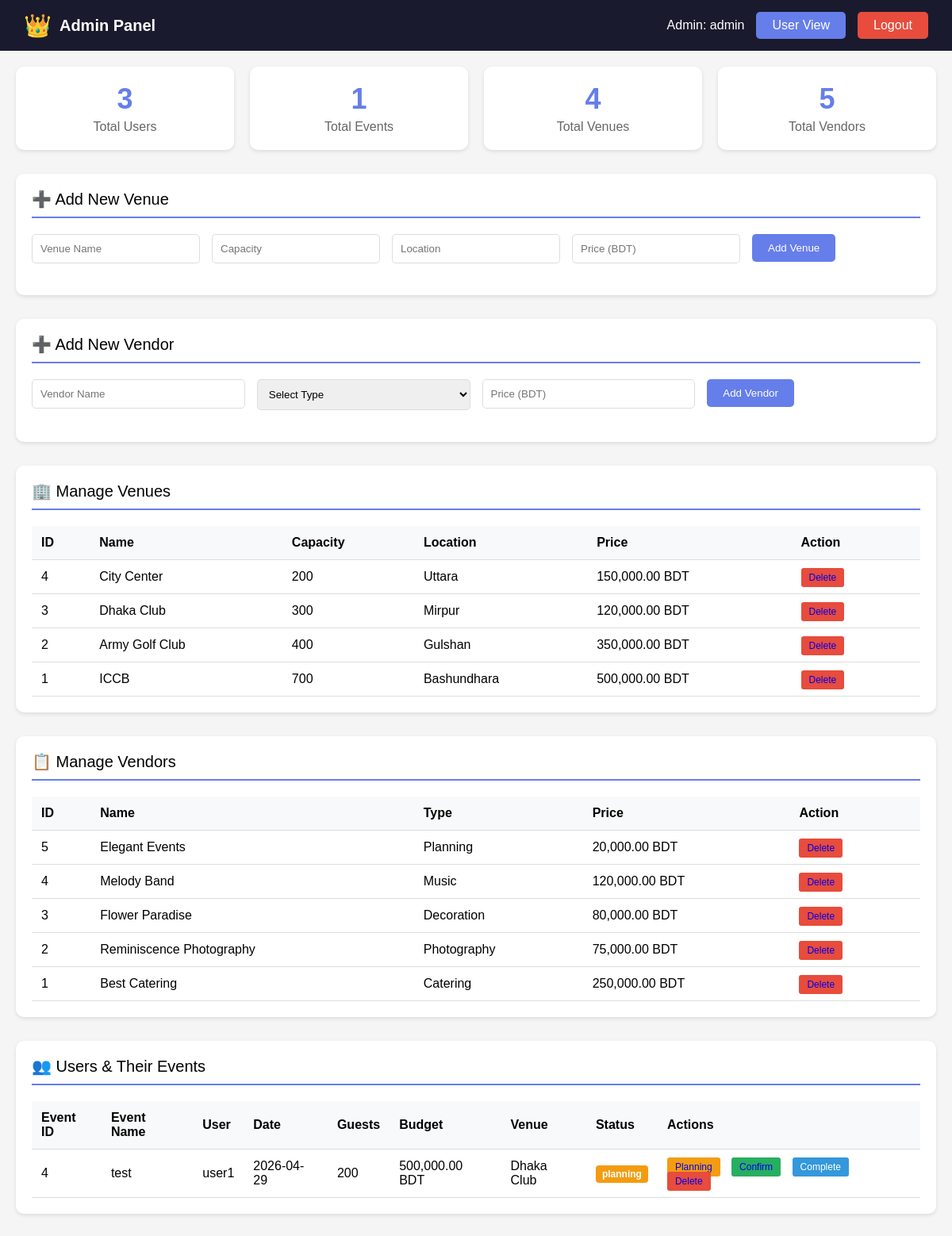
Page /admin_dashboard.php (signed in) on the committed database.
### tables this page shows
CREATE TABLE `venues` (
  `venue_id` int(11) NOT NULL,
  `venue_name` varchar(200) NOT NULL,
  `capacity` int(11) NOT NULL,
  `location` varchar(255) NOT NULL,
  `price` decimal(10,2) DEFAULT 0.00
);

CREATE TABLE `vendors` (
  `vendor_id` int(11) NOT NULL,
  `vendor_name` varchar(200) NOT NULL,
  `vendor_type` varchar(100) NOT NULL,
  `price` decimal(10,2) DEFAULT 0.00
);

CREATE TABLE `events` (
  `event_id` int(11) NOT NULL,
  `user_id` int(11) NOT NULL,
  `event_name` varchar(200) NOT NULL,
  `event_date` date NOT NULL,
  `no_of_guests` int(11) DEFAULT 0,
  `budget` decimal(10,2) DEFAULT 0.00,
  `venue_id` int(11) DEFAULT NULL,
  `created_at` timestamp NOT NULL DEFAULT current_timestamp()
);

CREATE TABLE `users` (
  `user_id` int(11) NOT NULL,
  `username` varchar(50) NOT NULL,
  `email` varchar(100) NOT NULL,
  `password` varchar(255) NOT NULL,
  `created_at` timestamp NOT NULL DEFAULT current_timestamp(),
  `role` varchar(20) DEFAULT 'user'
);

### admin_dashboard.php (the view, shortened to what this page needs)
<?php
require_once 'config.php';
$users = $pdo->query("SELECT * FROM users ORDER BY user_id DESC")->fetchAll();
$events = $pdo->query("SELECT e.*, u.username, v.venue_name
                       FROM events e
                       LEFT JOIN users u ON e.user_id = u.user_id
                       LEFT JOIN venues v ON e.venue_id = v.venue_id
                       ORDER BY e.event_id DESC")->fetchAll();
$venues = $pdo->query("SELECT * FROM venues ORDER BY venue_id DESC")->fetchAll();
$vendors = $pdo->query("SELECT * FROM vendors ORDER BY vendor_id DESC")->fetchAll();
$total_users = count($users);
$total_events = count($events);
$total_venues = count($venues);
$total_vendors = count($vendors);
?>
<!DOCTYPE html>
<html>
<head>
</head>
<body>
    <div class="header">
        <div class="logo-area">
            <a href="admin_dashboard.php">
                <div class="logo-icon">👑</div>
                <div class="logo-text">Admin Panel</div>
            </a>
        </div>
        <div class="user-info">
            Admin: <?php echo $_SESSION['username']; ?>
            <a href="dashboard.php" class="logout-btn" style="background: #667eea;">User View</a>
            <a href="logout.php" class="logout-btn">Logout</a>
        </div>
    </div>
    <div class="container">
        <div class="stats-grid">
            <div class="stat-card">
                <div class="stat-number"><?php echo $total_users; ?></div>
                <div class="stat-label">Total Users</div>
            </div>
            <div class="stat-card">
                <div class="stat-number"><?php echo $total_events; ?></div>
                <div class="stat-label">Total Events</div>
            </div>
            <div class="stat-card">
                <div class="stat-number"><?php echo $total_venues; ?></div>
                <div class="stat-label">Total Venues</div>
            </div>
            <div class="stat-card">
                <div class="stat-number"><?php echo $total_vendors; ?></div>
                <div class="stat-label">Total Vendors</div>
            </div>
        </div>
        <div class="section">
            <div class="section-title">
                <span>➕ Add New Venue</span>
            </div>
            <form method="POST" class="form-grid">
                <div class="form-group">
                    <input type="text" name="venue_name" placeholder="Venue Name" required>
                </div>
                <div class="form-group">
                    <input type="number" name="capacity" placeholder="Capacity" required>
                </div>
                <div class="form-group">
                    <input type="text" name="location" placeholder="Location" required>
                </div>
                <div class="form-group">
                    <input type="number" name="price" placeholder="Price (BDT)" required>
                </div>
                <div class="form-group">
                    <button type="submit" name="add_venue" class="btn">Add Venue</button>
                </div>
            </form>
        </div>
        <div class="section">
            <div class="section-title">
                <span>➕ Add New Vendor</span>
            </div>
            <form method="POST" class="form-grid">
                <div class="form-group">
                    <input type="text" name="vendor_name" placeholder="Vendor Name" required>
                </div>
                <div class="form-group">
                    <select name="vendor_type" required>
                        <option value="">Select Type</option>
                    </select>
                </div>
                <div class="form-group">
                    <input type="number" name="price" placeholder="Price (BDT)" required>
                </div>
                <div class="form-group">
                    <button type="submit" name="add_vendor" class="btn">Add Vendor</button>
                </div>
            </form>
        </div>
        <div class="section">
            <div class="section-title">
                <span>🏢 Manage Venues</span>
            </div>
            <table>
                <thead>
                    <tr><th>ID</th><th>Name</th><th>Capacity</th><th>Location</th><th>Price</th><th>Action</th></tr>
                </thead>
                <tbody>
                    <?php foreach($venues as $venue): ?>
                    <tr>
                        <td><?php echo $venue['venue_id']; ?></td>
                        <td><?php echo htmlspecialchars($venue['venue_name']); ?></td>
                        <td><?php echo $venue['capacity']; ?></td>
                        <td><?php echo $venue['location']; ?></td>
                        <td><?php echo number_format($venue['price'], 2); ?> BDT</td>
                        <td class="action-links">
                            <a href="?delete_venue=<?php echo $venue['venue_id']; ?>" class="btn-small btn-danger" onclick="return confirm('Delete this venue?')">Delete</a>
                        </td>
                    </tr>
                    <?php endforeach; ?>
                </tbody>
            </table>
        </div>
        <div class="section">
            <div class="section-title">
                <span>📋 Manage Vendors</span>
            </div>
            <table>
                <thead>
                    <tr><th>ID</th><th>Name</th><th>Type</th><th>Price</th><th>Action</th></tr>
                </thead>
                <tbody>
                    <?php foreach($vendors as $vendor): ?>
                    <tr>
                        <td><?php echo $vendor['vendor_id']; ?></td>
                        <td><?php echo htmlspecialchars($vendor['vendor_name']); ?></td>
                        <td><?php echo $vendor['vendor_type']; ?></td>
                        <td><?php echo number_format($vendor['price'], 2); ?> BDT</td>
                        <td class="action-links">
                            <a href="?delete_vendor=<?php echo $vendor['vendor_id']; ?>" class="btn-small btn-danger" onclick="return confirm('Delete this vendor?')">Delete</a>
                        </td>
                    </tr>
                    <?php endforeach; ?>
                </tbody>
            </table>
        </div>
        <div class="section">
            <div class="section-title">
                <span>👥 Users & Their Events</span>
            </div>
            <table>
                <thead>
                    <tr>
                        <th>Event ID</th><th>Event Name</th><th>User</th><th>Date</th><th>Guests</th><th>Budget</th><th>Venue</th><th>Status</th><th>Actions</th>
                    </tr>
                </thead>
                <tbody>
                    <?php foreach($events as $event): ?>
                    <tr>
                        <td><?php echo $event['event_id']; ?></td>
                        <td><?php echo htmlspecialchars($event['event_name']); ?></td>
                        <td><?php echo $event['username']; ?></td>
                        <td><?php echo $event['event_date']; ?></td>
                        <td><?php echo $event['no_of_guests']; ?></td>
                        <td><?php echo number_format($event['budget'], 2); ?> BDT</td>
                        <td><?php echo $event['venue_name'] ?? 'Not selected'; ?></td>
                        <td>
                            <span class="status status-<?php echo $event['status'] ?? 'planning'; ?>">
                                <?php echo $event['status'] ?? 'planning'; ?>
                            </span>
                        </td>
                        <td class="action-links">
                            <a href="?update_status=<?php echo $event['event_id']; ?>&status=planning" class="btn-small btn-warning">Planning</a>
                            <a href="?update_status=<?php echo $event['event_id']; ?>&status=confirmed" class="btn-small btn-success">Confirm</a>
                            <a href="?update_status=<?php echo $event['event_id']; ?>&status=completed" class="btn-small" style="background:#3498db;color:white;">Complete</a>
                            <a href="?delete_event=<?php echo $event['event_id']; ?>" class="btn-small btn-danger" onclick="return confirm('Delete this event?')">Delete</a>
                        </td>
                    </tr>
                    <?php endforeach; ?>
                </tbody>
            </table>
        </div>
    </div>
</body>
</html>

### admin_dashboard.php (style rules this page uses)
* { margin: 0; padding: 0; box-sizing: border-box; }
body { font-family: Arial; background: #f5f5f5; }
.header { background: #1a1a2e; color: white; padding: 15px 30px; display: flex; justify-content: space-between; align-items: center; }
.logo-area { display: flex; align-items: center; gap: 15px; }
.logo-icon { font-size: 28px; }
.logo-text { font-size: 20px; font-weight: bold; }
.logo-area a { text-decoration: none; color: white; display: flex; align-items: center; gap: 10px; }
.user-info { display: flex; align-items: center; gap: 15px; }
.logout-btn { background: #e74c3c; color: white; text-decoration: none; padding: 8px 20px; border-radius: 5px; }
.container { max-width: 1400px; margin: 20px auto; padding: 0 20px; }
.stats-grid { display: grid; grid-template-columns: repeat(4, 1fr); gap: 20px; margin-bottom: 30px; }
.stat-card { background: white; padding: 20px; border-radius: 10px; text-align: center; box-shadow: 0 2px 5px rgba(0,0,0,0.1); }
.stat-number { font-size: 36px; font-weight: bold; color: #667eea; }
.stat-label { color: #666; margin-top: 5px; }
.section { background: white; border-radius: 10px; padding: 20px; margin-bottom: 30px; box-shadow: 0 2px 5px rgba(0,0,0,0.1); }
.section-title { font-size: 20px; margin-bottom: 20px; padding-bottom: 10px; border-bottom: 2px solid #667eea; display: flex; justify-content: space-between; align-items: center; }
.form-grid { display: grid; grid-template-columns: repeat(auto-fit, minmax(200px, 1fr)); gap: 15px; margin-bottom: 20px; }
.form-group input, .form-group select { width: 100%; padding: 10px; border: 1px solid #ddd; border-radius: 5px; }
.btn { background: #667eea; color: white; padding: 10px 20px; border: none; border-radius: 5px; cursor: pointer; }
.btn-danger { background: #e74c3c; }
.btn-small { padding: 5px 10px; font-size: 12px; text-decoration: none; border-radius: 3px; }
.btn-success { background: #27ae60; }
.btn-warning { background: #f39c12; }
table { width: 100%; border-collapse: collapse; }
th, td { padding: 12px; text-align: left; border-bottom: 1px solid #ddd; }
th { background: #f8f9fa; font-weight: bold; }
.status { padding: 4px 8px; border-radius: 4px; font-size: 12px; font-weight: bold; }
.status-planning { background: #f39c12; color: white; }
.action-links a { margin-right: 10px; text-decoration: none; font-size: 12px; }

### rows in the picture
venues: venue_id "4", venue_name "City Center", capacity "200", location "Uttara", price "150,000.00"
venues: venue_id "3", venue_name "Dhaka Club", capacity "300", location "Mirpur", price "120,000.00"
venues: venue_id "2", venue_name "Army Golf Club", capacity "400", location "Gulshan", price "350,000.00"
venues: venue_id "1", venue_name "ICCB", capacity "700", location "Bashundhara", price "500,000.00"
vendors: vendor_id "5", vendor_name "Elegant Events", vendor_type "Planning", price "20,000.00"
vendors: vendor_id "4", vendor_name "Melody Band", vendor_type "Music", price "120,000.00"
vendors: vendor_id "3", vendor_name "Flower Paradise", vendor_type "Decoration", price "80,000.00"
vendors: vendor_id "2", vendor_name "Reminiscence Photography", vendor_type "Photography", price "75,000.00"
vendors: vendor_id "1", vendor_name "Best Catering", vendor_type "Catering", price "250,000.00"
events: event_id "4", event_name "test", user.username "user1", event_date "2026-04-29", no_of_guests "200", budget "500,000.00", venue.venue_name "Dhaka Club", status "planning"

### other values in the picture
$_SESSION['username'] "admin"
$total_users "3"
$total_events "1"
$total_venues "4"
$total_vendors "5"
